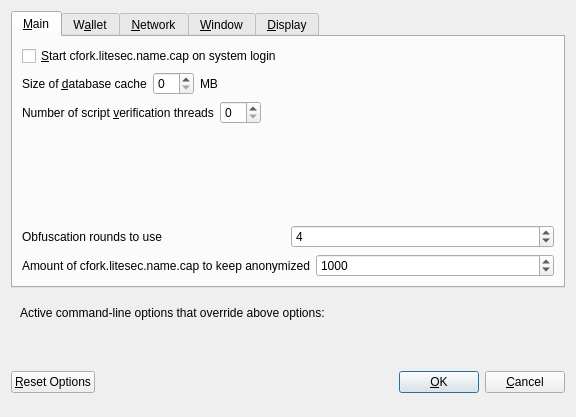
<?xml version="1.0" encoding="UTF-8"?>
<ui version="4.0">
 <class>OptionsDialog</class>
 <widget class="QDialog" name="OptionsDialog">
  <property name="geometry">
   <rect>
    <x>0</x>
    <y>0</y>
    <width>576</width>
    <height>417</height>
   </rect>
  </property>
  <property name="windowTitle">
   <string>Options</string>
  </property>
  <property name="modal">
   <bool>true</bool>
  </property>
  <layout class="QVBoxLayout" name="verticalLayout">
   <item>
    <widget class="QTabWidget" name="tabWidget">
     <property name="currentIndex">
      <number>0</number>
     </property>
     <widget class="QWidget" name="tabMain">
      <attribute name="title">
       <string>&amp;Main</string>
      </attribute>
      <layout class="QVBoxLayout" name="verticalLayout_Main">
       <item>
        <widget class="QCheckBox" name="bitcoinAtStartup">
         <property name="toolTip">
          <string>Automatically start cfork.litesec.name.cap after logging in to the system.</string>
         </property>
         <property name="text">
          <string>&amp;Start cfork.litesec.name.cap on system login</string>
         </property>
        </widget>
       </item>
       <item>
        <layout class="QHBoxLayout" name="horizontalLayout_2_Main">
         <item>
          <widget class="QLabel" name="databaseCacheLabel">
           <property name="text">
            <string>Size of &amp;database cache</string>
           </property>
           <property name="textFormat">
            <enum>Qt::PlainText</enum>
           </property>
           <property name="buddy">
            <cstring>databaseCache</cstring>
           </property>
          </widget>
         </item>
         <item>
          <widget class="QSpinBox" name="databaseCache"/>
         </item>
         <item>
          <widget class="QLabel" name="databaseCacheUnitLabel">
           <property name="text">
            <string>MB</string>
           </property>
           <property name="textFormat">
            <enum>Qt::PlainText</enum>
           </property>
          </widget>
         </item>
         <item>
          <spacer name="horizontalSpacer_2_Main">
           <property name="orientation">
            <enum>Qt::Horizontal</enum>
           </property>
           <property name="sizeHint" stdset="0">
            <size>
             <width>40</width>
             <height>20</height>
            </size>
           </property>
          </spacer>
         </item>
        </layout>
       </item>
       <item>
        <layout class="QHBoxLayout" name="horizontalLayout_3_Main">
         <item>
          <widget class="QLabel" name="threadsScriptVerifLabel">
           <property name="text">
            <string>Number of script &amp;verification threads</string>
           </property>
           <property name="textFormat">
            <enum>Qt::PlainText</enum>
           </property>
           <property name="buddy">
            <cstring>threadsScriptVerif</cstring>
           </property>
          </widget>
         </item>
         <item>
          <widget class="QSpinBox" name="threadsScriptVerif">
           <property name="toolTip">
            <string>(0 = auto, &lt;0 = leave that many cores free)</string>
           </property>
          </widget>
         </item>
         <item>
          <spacer name="horizontalSpacer_3_Main">
           <property name="orientation">
            <enum>Qt::Horizontal</enum>
           </property>
           <property name="sizeHint" stdset="0">
            <size>
             <width>40</width>
             <height>20</height>
            </size>
           </property>
          </spacer>
         </item>
        </layout>
       </item>
       <item>
        <spacer name="verticalSpacer_Main">
         <property name="orientation">
          <enum>Qt::Vertical</enum>
         </property>
         <property name="sizeHint" stdset="0">
          <size>
           <width>20</width>
           <height>40</height>
          </size>
         </property>
        </spacer>
       </item>
       <item>
        <layout class="QHBoxLayout" name="horizontalLayout_4_Main">
         <item>
          <widget class="QLabel" name="label">
           <property name="toolTip">
            <string>This setting determines the amount of individual masternodes that an input will be anonymized through.&lt;br/&gt;More rounds of anonymization gives a higher degree of privacy, but also costs more in fees.</string>
           </property>
           <property name="text">
            <string>Obfuscation rounds to use</string>
           </property>
          </widget>
         </item>
         <item>
          <widget class="QSpinBox" name="obfuscationRounds">
           <property name="minimum">
            <number>2</number>
           </property>
           <property name="maximum">
            <number>8</number>
           </property>
           <property name="value">
            <number>4</number>
           </property>
          </widget>
         </item>
        </layout>
       </item>
       <item>
        <layout class="QHBoxLayout" name="horizontalLayout">
         <item>
          <widget class="QLabel" name="label_2">
           <property name="toolTip">
            <string>This amount acts as a threshold to turn off Obfuscation once it's reached.</string>
           </property>
           <property name="statusTip">
            <string notr="true"/>
           </property>
           <property name="whatsThis">
            <string notr="true"/>
           </property>
           <property name="accessibleName">
            <string notr="true"/>
           </property>
           <property name="accessibleDescription">
            <string notr="true"/>
           </property>
           <property name="text">
            <string>Amount of cfork.litesec.name.cap to keep anonymized</string>
           </property>
          </widget>
         </item>
         <item>
          <widget class="QSpinBox" name="anonymizecfork.litesec.name.cap">
           <property name="minimum">
            <number>100</number>
           </property>
           <property name="maximum">
            <number>100000</number>
           </property>
           <property name="singleStep">
            <number>100</number>
           </property>
           <property name="value">
            <number>1000</number>
           </property>
          </widget>
         </item>
        </layout>
       </item>
      </layout>
     </widget>
     <widget class="QWidget" name="tabWallet">
      <attribute name="title">
       <string>W&amp;allet</string>
      </attribute>
      <layout class="QVBoxLayout" name="verticalLayout_Wallet">
       <item>
        <widget class="QGroupBox" name="groupBox">
         <property name="title">
          <string>Expert</string>
         </property>
         <layout class="QVBoxLayout" name="verticalLayout_2">
          <item>
           <widget class="QCheckBox" name="coinControlFeatures">
            <property name="toolTip">
             <string>Whether to show coin control features or not.</string>
            </property>
            <property name="text">
             <string>Enable coin &amp;control features</string>
            </property>
           </widget>
          </item>
          <item>
           <widget class="QCheckBox" name="showMasternodesTab">
            <property name="toolTip">
             <string>Show additional tab listing all your masternodes in first sub-tab&lt;br/&gt;and all masternodes on the network in second sub-tab.</string>
            </property>
            <property name="text">
             <string>Show Masternodes Tab</string>
            </property>
           </widget>
          </item>
          <item>
           <widget class="QCheckBox" name="spendZeroConfChange">
            <property name="toolTip">
             <string>If you disable the spending of unconfirmed change, the change from a transaction&lt;br/&gt;cannot be used until that transaction has at least one confirmation.&lt;br/&gt;This also affects how your balance is computed.</string>
            </property>
            <property name="text">
             <string>&amp;Spend unconfirmed change</string>
            </property>
           </widget>
          </item>
         </layout>
        </widget>
       </item>
       <item>
        <spacer name="verticalSpacer_Wallet">
         <property name="orientation">
          <enum>Qt::Vertical</enum>
         </property>
         <property name="sizeHint" stdset="0">
          <size>
           <width>20</width>
           <height>40</height>
          </size>
         </property>
        </spacer>
       </item>
      </layout>
     </widget>
     <widget class="QWidget" name="tabNetwork">
      <attribute name="title">
       <string>&amp;Network</string>
      </attribute>
      <layout class="QVBoxLayout" name="verticalLayout_Network">
       <item>
        <widget class="QCheckBox" name="mapPortUpnp">
         <property name="toolTip">
          <string>Automatically open the cfork.litesec.name.cap client port on the router. This only works when your router supports UPnP and it is enabled.</string>
         </property>
         <property name="text">
          <string>Map port using &amp;UPnP</string>
         </property>
        </widget>
       </item>
       <item>
        <widget class="QCheckBox" name="allowIncoming">
         <property name="toolTip">
          <string>Accept connections from outside</string>
         </property>
         <property name="text">
          <string>Allow incoming connections</string>
         </property>
        </widget>
       </item>
       <item>
        <widget class="QCheckBox" name="connectSocks">
         <property name="toolTip">
          <string>Connect to the cfork.litesec.name.cap network through a SOCKS5 proxy.</string>
         </property>
         <property name="text">
          <string>&amp;Connect through SOCKS5 proxy (default proxy):</string>
         </property>
        </widget>
       </item>
       <item>
        <layout class="QHBoxLayout" name="horizontalLayout_1_Network">
         <item>
          <widget class="QLabel" name="proxyIpLabel">
           <property name="text">
            <string>Proxy &amp;IP:</string>
           </property>
           <property name="textFormat">
            <enum>Qt::PlainText</enum>
           </property>
           <property name="buddy">
            <cstring>proxyIp</cstring>
           </property>
          </widget>
         </item>
         <item>
          <widget class="QValidatedLineEdit" name="proxyIp">
           <property name="minimumSize">
            <size>
             <width>140</width>
             <height>0</height>
            </size>
           </property>
           <property name="maximumSize">
            <size>
             <width>140</width>
             <height>16777215</height>
            </size>
           </property>
           <property name="toolTip">
            <string>IP address of the proxy (e.g. IPv4: 127.0.0.1 / IPv6: ::1)</string>
           </property>
          </widget>
         </item>
         <item>
          <widget class="QLabel" name="proxyPortLabel">
           <property name="text">
            <string>&amp;Port:</string>
           </property>
           <property name="textFormat">
            <enum>Qt::PlainText</enum>
           </property>
           <property name="buddy">
            <cstring>proxyPort</cstring>
           </property>
          </widget>
         </item>
         <item>
          <widget class="QLineEdit" name="proxyPort">
           <property name="minimumSize">
            <size>
             <width>55</width>
             <height>0</height>
            </size>
           </property>
           <property name="maximumSize">
            <size>
             <width>55</width>
             <height>16777215</height>
            </size>
           </property>
           <property name="toolTip">
            <string>Port of the proxy (e.g. 9050)</string>
           </property>
          </widget>
         </item>
         <item>
          <spacer name="horizontalSpacer_1_Network">
           <property name="orientation">
            <enum>Qt::Horizontal</enum>
           </property>
           <property name="sizeHint" stdset="0">
            <size>
             <width>40</width>
             <height>20</height>
            </size>
           </property>
          </spacer>
         </item>
        </layout>
       </item>
       <item>
        <spacer name="verticalSpacer_Network">
         <property name="orientation">
          <enum>Qt::Vertical</enum>
         </property>
         <property name="sizeHint" stdset="0">
          <size>
           <width>20</width>
           <height>40</height>
          </size>
         </property>
        </spacer>
       </item>
      </layout>
     </widget>
     <widget class="QWidget" name="tabWindow">
      <attribute name="title">
       <string>&amp;Window</string>
      </attribute>
      <layout class="QVBoxLayout" name="verticalLayout_Window">
       <item>
        <widget class="QCheckBox" name="minimizeToTray">
         <property name="toolTip">
          <string>Show only a tray icon after minimizing the window.</string>
         </property>
         <property name="text">
          <string>&amp;Minimize to the tray instead of the taskbar</string>
         </property>
        </widget>
       </item>
       <item>
        <widget class="QCheckBox" name="minimizeOnClose">
         <property name="toolTip">
          <string>Minimize instead of exit the application when the window is closed. When this option is enabled, the application will be closed only after selecting Quit in the menu.</string>
         </property>
         <property name="text">
          <string>M&amp;inimize on close</string>
         </property>
        </widget>
       </item>
       <item>
        <spacer name="verticalSpacer_Window">
         <property name="orientation">
          <enum>Qt::Vertical</enum>
         </property>
         <property name="sizeHint" stdset="0">
          <size>
           <width>20</width>
           <height>40</height>
          </size>
         </property>
        </spacer>
       </item>
      </layout>
     </widget>
     <widget class="QWidget" name="tabDisplay">
      <attribute name="title">
       <string>&amp;Display</string>
      </attribute>
      <layout class="QVBoxLayout" name="verticalLayout_Display">
       <item>
        <layout class="QHBoxLayout" name="horizontalLayout_1_Display">
         <item>
          <widget class="QLabel" name="langLabel">
           <property name="text">
            <string>User Interface &amp;language:</string>
           </property>
           <property name="textFormat">
            <enum>Qt::PlainText</enum>
           </property>
           <property name="buddy">
            <cstring>lang</cstring>
           </property>
          </widget>
         </item>
         <item>
          <widget class="QValueComboBox" name="lang">
           <property name="toolTip">
            <string>The user interface language can be set here. This setting will take effect after restarting cfork.litesec.name.cap.</string>
           </property>
          </widget>
         </item>
        </layout>
       </item>
       <item>
        <widget class="QLabel" name="label_3">
         <property name="toolTip">
          <string notr="true"/>
         </property>
         <property name="statusTip">
          <string notr="true"/>
         </property>
         <property name="whatsThis">
          <string notr="true"/>
         </property>
         <property name="accessibleName">
          <string notr="true"/>
         </property>
         <property name="text">
          <string>Language missing or translation incomplete? Help contributing translations here:
https://www.transifex.com/cfork.litesec.name.lower-project/cfork.litesec.name.lower-project-translations</string>
         </property>
         <property name="wordWrap">
          <bool>true</bool>
         </property>
         <property name="openExternalLinks">
          <bool>true</bool>
         </property>
         <property name="textInteractionFlags">
          <set>Qt::TextBrowserInteraction</set>
         </property>
        </widget>
       </item>
       <item>
        <layout class="QHBoxLayout" name="horizontalLayout_4_Display" stretch="0,0">
         <item>
          <widget class="QLabel" name="themeLabel">
           <property name="text">
            <string>User Interface Theme:</string>
           </property>
          </widget>
         </item>
         <item>
          <widget class="QValueComboBox" name="theme"/>
         </item>
        </layout>
       </item>
       <item>
        <widget class="Line" name="line">
         <property name="orientation">
          <enum>Qt::Horizontal</enum>
         </property>
        </widget>
       </item>
       <item>
        <layout class="QHBoxLayout" name="horizontalLayout_2_Display">
         <item>
          <widget class="QLabel" name="unitLabel">
           <property name="text">
            <string>&amp;Unit to show amounts in:</string>
           </property>
           <property name="textFormat">
            <enum>Qt::PlainText</enum>
           </property>
           <property name="buddy">
            <cstring>unit</cstring>
           </property>
          </widget>
         </item>
         <item>
          <widget class="QValueComboBox" name="unit">
           <property name="toolTip">
            <string>Choose the default subdivision unit to show in the interface and when sending coins.</string>
           </property>
          </widget>
         </item>
        </layout>
       </item>
       <item>
        <layout class="QHBoxLayout" name="horizontalLayout_5_Display">
         <item>
          <widget class="QLabel" name="digitsLabel">
           <property name="text">
            <string>Decimal digits</string>
           </property>
          </widget>
         </item>
         <item>
          <widget class="QValueComboBox" name="digits"/>
         </item>
        </layout>
       </item>
       <item>
        <layout class="QHBoxLayout" name="horizontalLayout_3_Display">
         <item>
          <widget class="QLabel" name="thirdPartyTxUrlsLabel">
           <property name="toolTip">
            <string>Third party URLs (e.g. a block explorer) that appear in the transactions tab as context menu items. %s in the URL is replaced by transaction hash. Multiple URLs are separated by vertical bar |.</string>
           </property>
           <property name="text">
            <string>Third party transaction URLs</string>
           </property>
           <property name="buddy">
            <cstring>thirdPartyTxUrls</cstring>
           </property>
          </widget>
         </item>
         <item>
          <widget class="QLineEdit" name="thirdPartyTxUrls">
           <property name="toolTip">
            <string>Third party URLs (e.g. a block explorer) that appear in the transactions tab as context menu items. %s in the URL is replaced by transaction hash. Multiple URLs are separated by vertical bar |.</string>
           </property>
          </widget>
         </item>
        </layout>
       </item>
       <item>
        <spacer name="verticalSpacer">
         <property name="orientation">
          <enum>Qt::Vertical</enum>
         </property>
         <property name="sizeHint" stdset="0">
          <size>
           <width>20</width>
           <height>40</height>
          </size>
         </property>
        </spacer>
       </item>
      </layout>
     </widget>
    </widget>
   </item>
   <item>
    <widget class="QFrame" name="frame">
     <layout class="QVBoxLayout" name="verticalLayout_Bottom">
      <item>
       <layout class="QHBoxLayout" name="horizontalLayout_Bottom">
        <item>
         <widget class="QLabel" name="overriddenByCommandLineInfoLabel">
          <property name="text">
           <string>Active command-line options that override above options:</string>
          </property>
          <property name="textFormat">
           <enum>Qt::PlainText</enum>
          </property>
         </widget>
        </item>
        <item>
         <spacer name="horizontalSpacer_Bottom">
          <property name="orientation">
           <enum>Qt::Horizontal</enum>
          </property>
          <property name="sizeHint" stdset="0">
           <size>
            <width>40</width>
            <height>20</height>
           </size>
          </property>
         </spacer>
        </item>
       </layout>
      </item>
      <item>
       <widget class="QLabel" name="overriddenByCommandLineLabel">
        <property name="text">
         <string/>
        </property>
        <property name="textFormat">
         <enum>Qt::PlainText</enum>
        </property>
        <property name="wordWrap">
         <bool>true</bool>
        </property>
       </widget>
      </item>
     </layout>
    </widget>
   </item>
   <item>
    <layout class="QHBoxLayout" name="horizontalLayout_Buttons">
     <item>
      <widget class="QPushButton" name="resetButton">
       <property name="toolTip">
        <string>Reset all client options to default.</string>
       </property>
       <property name="text">
        <string>&amp;Reset Options</string>
       </property>
       <property name="autoDefault">
        <bool>false</bool>
       </property>
      </widget>
     </item>
     <item>
      <spacer name="horizontalSpacer_1">
       <property name="orientation">
        <enum>Qt::Horizontal</enum>
       </property>
       <property name="sizeHint" stdset="0">
        <size>
         <width>40</width>
         <height>48</height>
        </size>
       </property>
      </spacer>
     </item>
     <item>
      <widget class="QLabel" name="statusLabel">
       <property name="minimumSize">
        <size>
         <width>200</width>
         <height>0</height>
        </size>
       </property>
       <property name="font">
        <font>
         <weight>75</weight>
         <bold>true</bold>
        </font>
       </property>
       <property name="text">
        <string/>
       </property>
       <property name="textFormat">
        <enum>Qt::PlainText</enum>
       </property>
       <property name="wordWrap">
        <bool>true</bool>
       </property>
      </widget>
     </item>
     <item>
      <spacer name="horizontalSpacer_2">
       <property name="orientation">
        <enum>Qt::Horizontal</enum>
       </property>
       <property name="sizeHint" stdset="0">
        <size>
         <width>40</width>
         <height>48</height>
        </size>
       </property>
      </spacer>
     </item>
     <item>
      <widget class="QPushButton" name="okButton">
       <property name="text">
        <string>&amp;OK</string>
       </property>
       <property name="autoDefault">
        <bool>false</bool>
       </property>
       <property name="default">
        <bool>true</bool>
       </property>
      </widget>
     </item>
     <item>
      <widget class="QPushButton" name="cancelButton">
       <property name="text">
        <string>&amp;Cancel</string>
       </property>
       <property name="autoDefault">
        <bool>false</bool>
       </property>
      </widget>
     </item>
    </layout>
   </item>
  </layout>
 </widget>
 <customwidgets>
  <customwidget>
   <class>QValidatedLineEdit</class>
   <extends>QLineEdit</extends>
   <header>qvalidatedlineedit.h</header>
  </customwidget>
  <customwidget>
   <class>QValueComboBox</class>
   <extends>QComboBox</extends>
   <header>qvaluecombobox.h</header>
  </customwidget>
 </customwidgets>
 <resources/>
 <connections/>
</ui>
